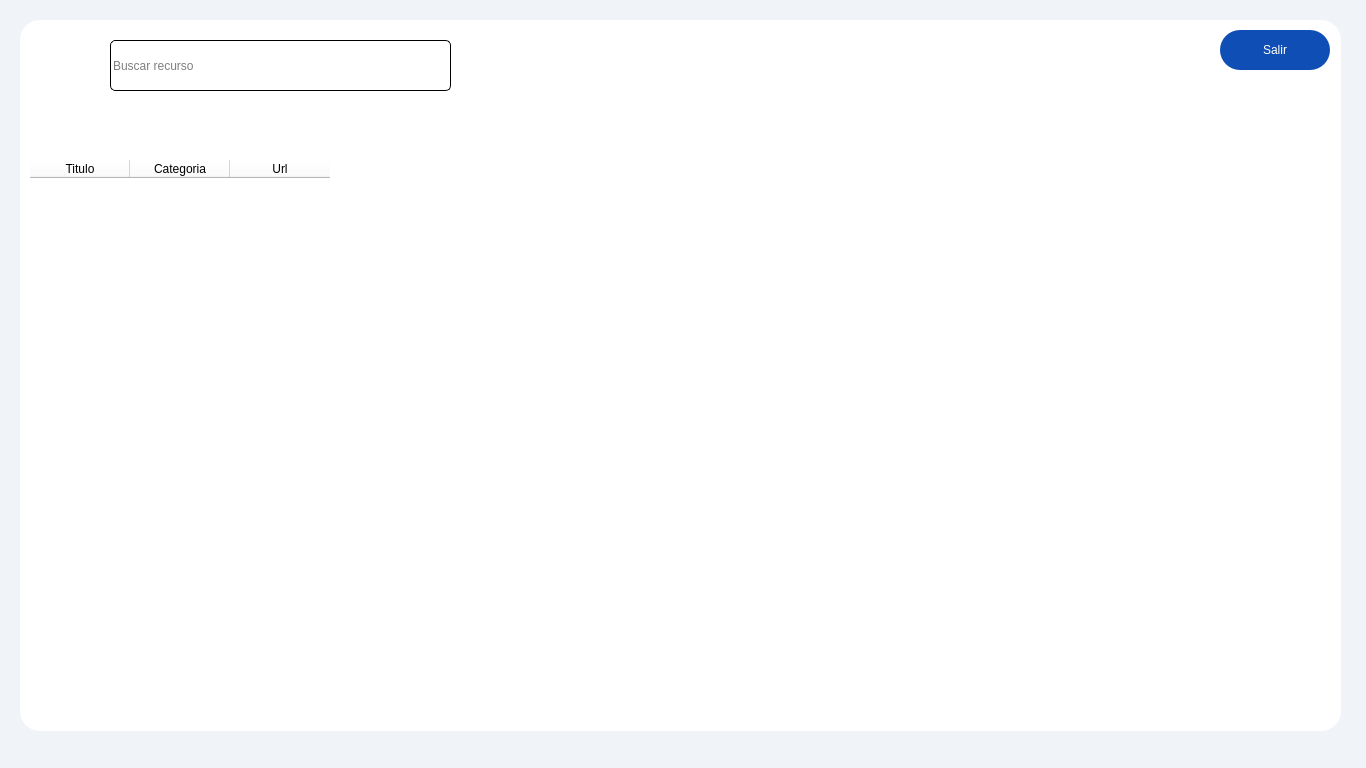
<?xml version="1.0" encoding="UTF-8"?>
<ui version="4.0">
 <class>Form</class>
 <widget class="QWidget" name="Form">
  <property name="geometry">
   <rect>
    <x>0</x>
    <y>0</y>
    <width>1366</width>
    <height>768</height>
   </rect>
  </property>
  <property name="windowTitle">
   <string>eBiblioteca.col</string>
  </property>
  <property name="windowIcon">
   <iconset>
    <normaloff>../img/icons8-colombia-96.png</normaloff>../img/icons8-colombia-96.png</iconset>
  </property>
  <property name="styleSheet">
   <string notr="true">background-color: rgb(240, 244, 249);</string>
  </property>
  <widget class="QFrame" name="frame">
   <property name="geometry">
    <rect>
     <x>20</x>
     <y>20</y>
     <width>1321</width>
     <height>711</height>
    </rect>
   </property>
   <property name="styleSheet">
    <string notr="true">background-color: rgb(255, 255, 255);
border-radius: 20px</string>
   </property>
   <property name="frameShape">
    <enum>QFrame::StyledPanel</enum>
   </property>
   <property name="frameShadow">
    <enum>QFrame::Raised</enum>
   </property>
   <widget class="QLineEdit" name="txtSearch">
    <property name="geometry">
     <rect>
      <x>90</x>
      <y>20</y>
      <width>341</width>
      <height>51</height>
     </rect>
    </property>
    <property name="cursor">
     <cursorShape>PointingHandCursor</cursorShape>
    </property>
    <property name="styleSheet">
     <string notr="true">font: 12pt &quot;Microsoft Sans Serif&quot;;
color: rgb(0, 0, 0);
border: 1px solid  rgb(0, 0, 0);
background-color: rgb(255, 255, 255);
border-radius: 5px
</string>
    </property>
    <property name="cursorPosition">
     <number>0</number>
    </property>
    <property name="dragEnabled">
     <bool>false</bool>
    </property>
    <property name="readOnly">
     <bool>false</bool>
    </property>
    <property name="placeholderText">
     <string>Buscar recurso</string>
    </property>
    <property name="cursorMoveStyle">
     <enum>Qt::LogicalMoveStyle</enum>
    </property>
    <property name="clearButtonEnabled">
     <bool>true</bool>
    </property>
   </widget>
   <widget class="QPushButton" name="btnClose">
    <property name="geometry">
     <rect>
      <x>1200</x>
      <y>10</y>
      <width>110</width>
      <height>40</height>
     </rect>
    </property>
    <property name="cursor">
     <cursorShape>PointingHandCursor</cursorShape>
    </property>
    <property name="styleSheet">
     <string notr="true">background-color: rgb(14, 78, 181);
color: rgb(255, 255, 255);
font: 12pt &quot;Microsoft Sans Serif&quot;;</string>
    </property>
    <property name="text">
     <string>Salir</string>
    </property>
   </widget>
   <widget class="QLabel" name="lblMessage">
    <property name="geometry">
     <rect>
      <x>20</x>
      <y>80</y>
      <width>411</width>
      <height>41</height>
     </rect>
    </property>
    <property name="layoutDirection">
     <enum>Qt::LeftToRight</enum>
    </property>
    <property name="styleSheet">
     <string notr="true">color: rgb(0, 0, 0);
font: 16pt &quot;Microsoft Sans Serif&quot;;</string>
    </property>
    <property name="text">
     <string>&lt;html&gt;&lt;head/&gt;&lt;body&gt;&lt;p&gt;&lt;span style=&quot; font-weight:600;&quot;&gt;&lt;br/&gt;&lt;/span&gt;&lt;/p&gt;&lt;/body&gt;&lt;/html&gt;</string>
    </property>
    <property name="alignment">
     <set>Qt::AlignLeading|Qt::AlignLeft|Qt::AlignVCenter</set>
    </property>
   </widget>
   <widget class="QTableWidget" name="tabList">
    <property name="geometry">
     <rect>
      <x>10</x>
      <y>140</y>
      <width>1291</width>
      <height>531</height>
     </rect>
    </property>
    <property name="cursor" stdset="0">
     <cursorShape>PointingHandCursor</cursorShape>
    </property>
    <property name="styleSheet">
     <string notr="true">font: 10pt &quot;Microsoft Sans Serif&quot;;
color: rgb(0, 0, 0);
background-color: rgb(255, 255, 255);
border-radius: 2p
</string>
    </property>
    <column>
     <property name="text">
      <string>Titulo</string>
     </property>
     <property name="textAlignment">
      <set>AlignCenter</set>
     </property>
    </column>
    <column>
     <property name="text">
      <string>Categoria</string>
     </property>
     <property name="textAlignment">
      <set>AlignCenter</set>
     </property>
    </column>
    <column>
     <property name="text">
      <string>Url</string>
     </property>
     <property name="textAlignment">
      <set>AlignCenter</set>
     </property>
    </column>
   </widget>
   <widget class="QLabel" name="label">
    <property name="geometry">
     <rect>
      <x>20</x>
      <y>10</y>
      <width>61</width>
      <height>61</height>
     </rect>
    </property>
    <property name="text">
     <string/>
    </property>
    <property name="pixmap">
     <pixmap>../img/condor (1).png</pixmap>
    </property>
   </widget>
  </widget>
 </widget>
 <resources/>
 <connections/>
</ui>
